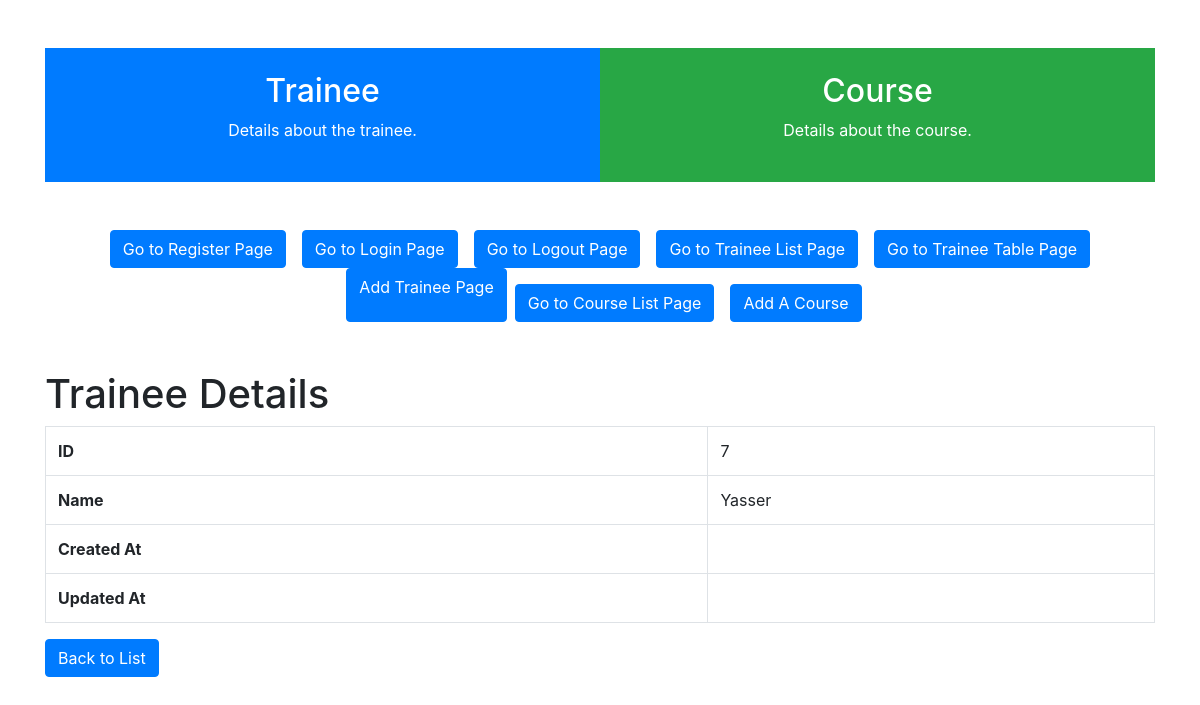
Before: /trainees/7/ with the older database file.
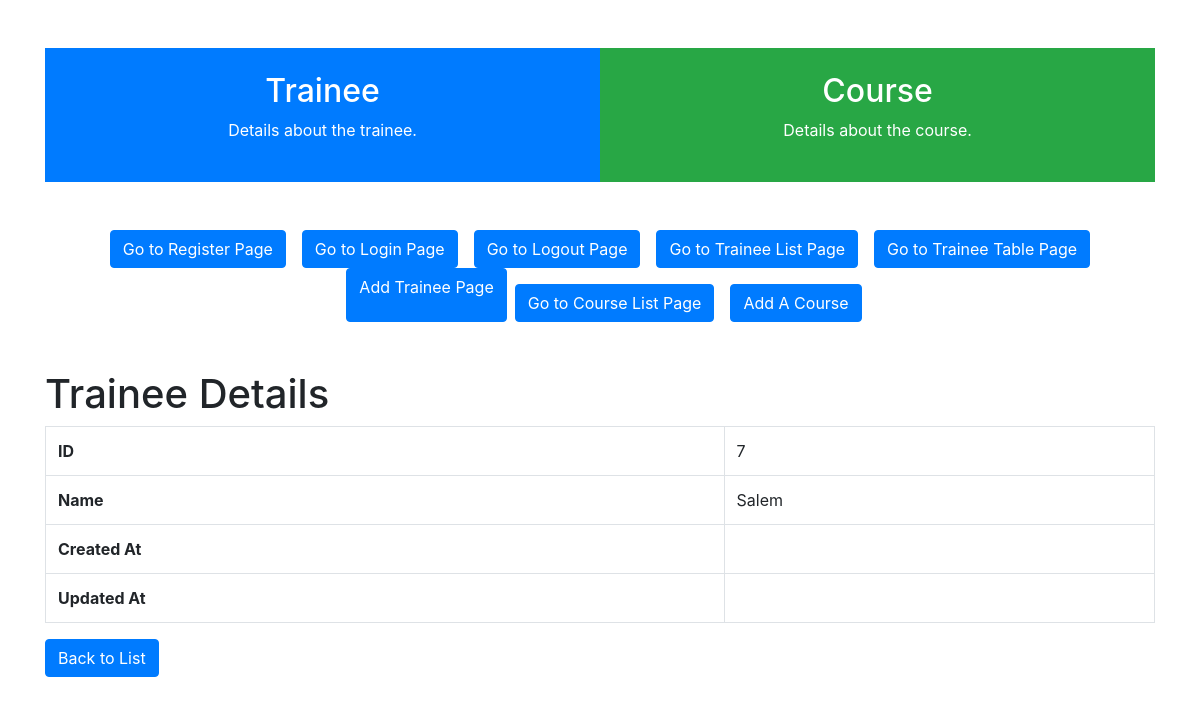
After: the same page with the newer database file.
### trainee/models.py (models this page shows, shortened)
class Trainee(models.Model):
    trainee = models.CharField(max_length=100)
    is_deleted = models.BooleanField(default=False)

### trainee/views.py (the view)
# urls.py: path('trainees/<int:pk>/', TraineeDetailView.as_view(), name='trainee-detail'),
class TraineeDetailView(DetailView):
    model = Trainee
    template_name = 'trainee/trainee_detail.html'
    context_object_name = 'trainee'

### trainee/templates/trainee/trainee_detail.html (shortened to what this page needs)
{% extends "trainee/layout.html" %}
{% block body %}
<div class="container mt-5">
    <h1>Trainee Details</h1>
    <table class="table table-bordered">
        <tr>
            <th>ID</th>
            <td>{{ trainee.id }}</td>
        </tr>
        <tr>
            <th>Name</th>
            <td>{{ trainee.trainee }}</td>
        </tr>
        <tr>
            <th>Created At</th>
            <td>{{ trainee.created_at }}</td>
        </tr>
        <tr>
            <th>Updated At</th>
            <td>{{ trainee.updated_at }}</td>
        </tr>
    </table>
    <a href="{% url 'traineelist' %}" class="btn btn-primary">Back to List</a>
</div>
{% endblock %}

Changed rows visible on the page:
changed Trainee id 7: trainee "Yasser" → "Salem"
